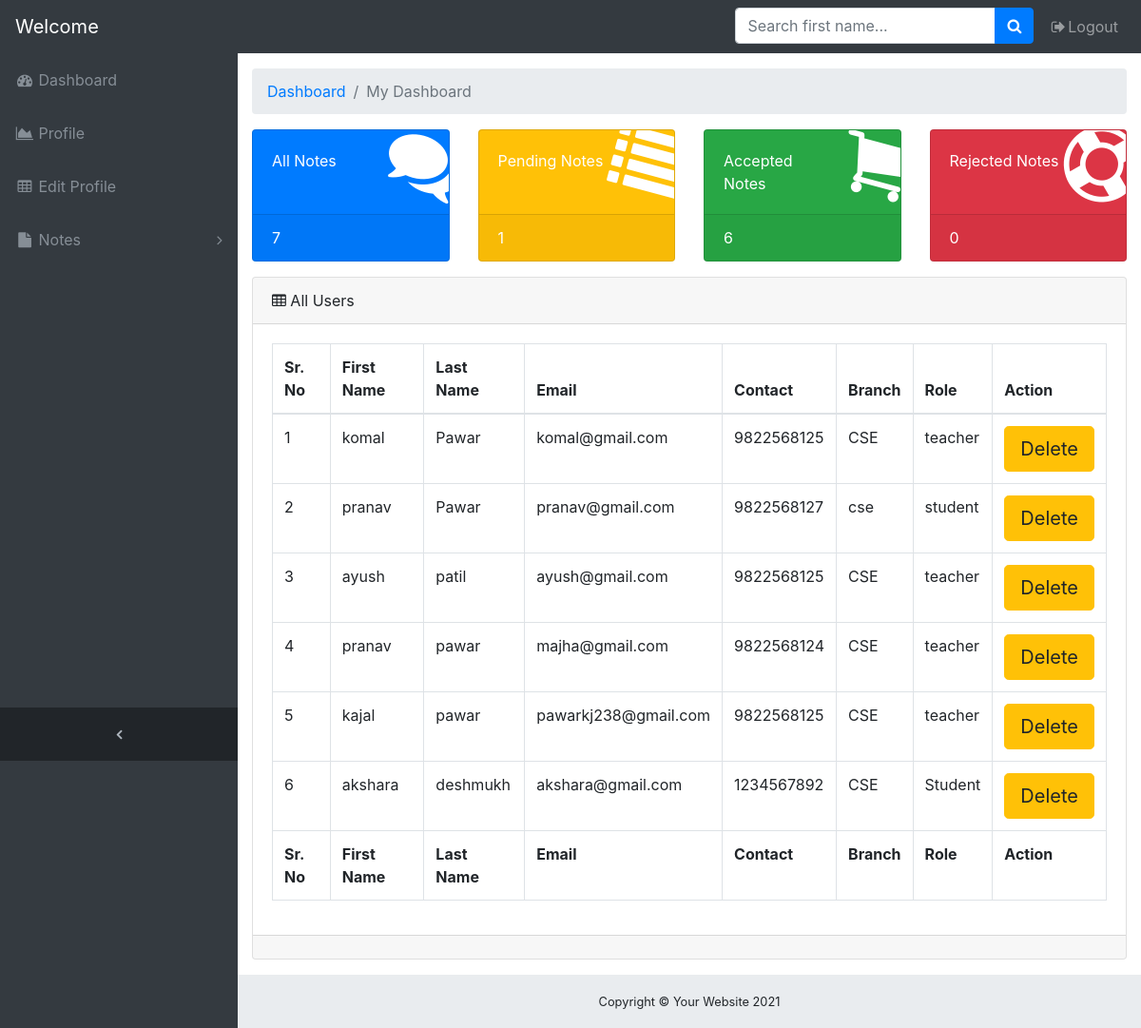
Page /notes/admindashboard/ on the committed database.
### onlinenotes/models.py (models this page shows, shortened)
class signup(models.Model):
    user = models.ForeignKey(User,on_delete=models.CASCADE)
    contact = models.CharField(max_length=10)
    branch = models.CharField(max_length=30)
    role = models.CharField(max_length=30)

### onlinenotes/views.py (the view)
# urls.py: path('admindashboard/',views.admindashboard,name="admindashboard"),
def admindashboard(request):
    alluser = signup.objects.all()
    accept = notes.objects.filter(status='accepted').count()
    all = notes.objects.all().count()
    reject = notes.objects.filter(status='rejected').count()
    pend = notes.objects.filter(status='pending').count()
    context={'alluser':alluser,'accept':accept,'all':all,'reject':reject,'pend':pend}
    return render(request,'onlinenotes/admindashboard.html',context)

### onlinenotes/templates/onlinenotes/admindashboard.html (shortened to what this page needs)
<!DOCTYPE html>
{% load static %}
<html lang="en">
<head>
    <link rel="stylesheet" href="https://stackpath.bootstrapcdn.com/bootstrap/4.5.2/css/bootstrap.min.css">
    <link href="//netdna.bootstrapcdn.com/bootstrap/3.0.0/css/bootstrap-glyphicons.css" rel="stylesheet">
    <link rel="stylesheet" href="https://cdnjs.cloudflare.com/ajax/libs/font-awesome/4.7.0/css/font-awesome.min.css">
    <link rel="stylesheet" href="https://cdn.jsdelivr.net/npm/@fortawesome/fontawesome-free@5.15.3/css/fontawesome.min.css">
    <link rel="stylesheet" href="{% static 'css/admindash.css' %}">
</head>
<body class="fixed-nav sticky-footer bg-dark" id="page-top">
    <nav class="navbar navbar-expand-lg navbar-dark bg-dark fixed-top" id="mainNav">
      <a class="navbar-brand" href="{% url 'profile' user.id %}">Welcome {{user.username}}</a>
      <div class="collapse navbar-collapse" id="navbarResponsive">
        <ul class="navbar-nav navbar-sidenav" id="exampleAccordion">
          <li class="nav-item" data-toggle="tooltip" data-placement="right" title="Dashboard">
            <a class="nav-link" href="{% url 'admindashboard' %}">
              <i class="fa fa-fw fa-dashboard"></i>
              <span class="nav-link-text">Dashboard</span>
            </a>
          </li>
          <li class="nav-item" data-toggle="tooltip" data-placement="right" title="Charts">
            <a class="nav-link" href="{% url 'profile' user.id %}">
              <i class="fa fa-fw fa-area-chart"></i>
              <span class="nav-link-text">Profile</span>
            </a>
          </li>
          <li class="nav-item" data-toggle="tooltip" data-placement="right" title="Tables">
            <a class="nav-link" href="{% url 'editprofile' user.id %}">
              <i class="fa fa-fw fa-table"></i>
              <span class="nav-link-text">Edit Profile</span>
            </a>
          </li>
          <li class="nav-item" data-toggle="tooltip" data-placement="right" title="Components">
            <a class="nav-link nav-link-collapse collapsed" data-toggle="collapse" href="#collapseComponents" data-parent="#exampleAccordion">
              <i class="fa fa-fw fa-file"></i>
              <span class="nav-link-text">Notes</span>
            </a>
          </li>
        </ul>
        <ul class="navbar-nav sidenav-toggler">
          <li class="nav-item">
            <a class="nav-link text-center" id="sidenavToggler">
              <i class="fa fa-fw fa-angle-left"></i>
            </a>
          </li>
        </ul>
        <ul class="navbar-nav ml-auto">
          <li class="nav-item">
            <form class="form-inline my-2 my-lg-0 mr-lg-2" action="{% url 'search' %}" method="get">
              <div class="input-group">
                <input class="form-control" name="subquery" type="text" placeholder="Search first name...">
                <span class="input-group-append">
                  <button class="btn btn-primary" type="submit">
                    <i class="fa fa-search"></i>
                  </button>
                </span>
              </div>
            </form>
          </li>
          <li class="nav-item">
            <a class="nav-link" href="{% url 'logout' %}" data-toggle="modal" data-target="#exampleModal">
              <i class="fa fa-fw fa-sign-out"></i>Logout</a>
          </li>
        </ul>
      </div>
    </nav>
    <div class="content-wrapper">
      <div class="container-fluid">
        <ol class="breadcrumb">
          <li class="breadcrumb-item">
            <a href="{% url 'admindashboard' %}">Dashboard</a>
          </li>
          <li class="breadcrumb-item active">My Dashboard</li>
        </ol>
        <div class="row">
          <div class="col-xl-3 col-sm-6 mb-3">
            <div class="card text-white bg-primary o-hidden h-100">
              <div class="card-body">
                <div class="card-body-icon">
                  <i class="fa fa-fw fa-comments"></i>
                </div>
                <div class="mr-5">All Notes</div>
              </div>
              <a class="card-footer text-white clearfix large z-1" href="{% url 'allnotes' %}">
                <span class="float-left">{{all}}</span>
              </a>
            </div>
          </div>
          <div class="col-xl-3 col-sm-6 mb-3">
            <div class="card text-white bg-warning o-hidden h-100">
              <div class="card-body">
                <div class="card-body-icon">
                  <i class="fa fa-fw fa-list"></i>
                </div>
                <div class="mr-5">Pending Notes</div>
              </div>
              <a class="card-footer text-white clearfix large z-1" href="{% url 'pendingnotes' %}">
                <span class="float-left">{{pend}}</span>
              </a>
            </div>
          </div>
          <div class="col-xl-3 col-sm-6 mb-3">
            <div class="card text-white bg-success o-hidden h-100">
              <div class="card-body">
                <div class="card-body-icon">
                  <i class="fa fa-fw fa-shopping-cart"></i>
                </div>
                <div class="mr-5">Accepted Notes</div>
              </div>
              <a class="card-footer text-white clearfix large z-1" href="{% url 'acceptednotes' %}">
                <span class="float-left">{{accept}}</span>
              </a>
            </div>
          </div>
          <div class="col-xl-3 col-sm-6 mb-3">
            <div class="card text-white bg-danger o-hidden h-100">
              <div class="card-body">
                <div class="card-body-icon">
                  <i class="fa fa-fw fa-support"></i>
                </div>
                <div class="mr-5">Rejected Notes</div>
              </div>
              <a class="card-footer text-white clearfix large z-1" href="{% url 'rejectednotes' %}">
                <span class="float-left">{{reject}}</span>
              </a>
            </div>
          </div>
        </div>
        <div class="card mb-3">
          <div class="card-header">
            <i class="fa fa-table"></i> All Users</div>
          <div class="card-body">
            <div class="table-responsive">
              <table class="table table-bordered" id="dataTable" width="100%" cellspacing="0">
                <thead>
                  <tr>
                    <th>Sr. No</th>
                    <th>First Name</th>
                    <th>Last Name</th>
                    <th>Email</th>
                    <th>Contact</th>
                    <th>Branch</th>
                    <th>Role</th>
                    <th>Action</th>
                  </tr>
                </thead>
                <tfoot>
                  <tr>
                    <th>Sr. No</th>
                    <th>First Name</th>
                    <th>Last Name</th>
                    <th>Email</th>
                    <th>Contact</th>
                    <th>Branch</th>
                    <th>Role</th>
                    <th>Action</th>
                  </tr>
                </tfoot>
                <tbody>
                  {% for i in alluser %}
                    <tr>
                      <td>{{forloop.counter}}</td>
                      <td>{{i.user.first_name}}</td>
                      <td>{{i.user.last_name}}</td>
                      <td>{{i.user.email}}</td>
                      <td>{{i.contact}}</td>
                      <td>{{i.branch}}</td>
                      <td>{{i.role}}</td>
                      <td><form method="POST"><a href="{% url 'delete' i.id %}" class="btn btn-warning btn-lg">Delete</a></form></td>
                    </tr>
                  {% endfor %}
                </tbody>
              </table>
            </div>
          </div>
          <div class="card-footer small text-muted"></div>
        </div>
      </div>
      <footer class="sticky-footer">
        <div class="container">
          <div class="text-center">
            <small>Copyright © Your Website 2021</small>
          </div>
        </div>
      </footer>
    </div>
  </body>
</html>

### onlinenotes/static/css/admindash.css (style rules this page uses)
html { position: relative; min-height: 100%; }
body { overflow-x: hidden; }
body.sticky-footer { margin-bottom: 56px; }
body.sticky-footer .content-wrapper { min-height: calc(100vh - 56px - 56px); }
body.fixed-nav { padding-top: 56px; }
.content-wrapper { min-height: calc(100vh - 56px); padding-top: 1rem; }
.o-hidden { overflow: hidden !important; }
.z-1 { z-index: 1; }
#mainNav .navbar-collapse { overflow: auto; max-height: 75vh; }
#mainNav .navbar-collapse .navbar-nav .nav-item .nav-link { cursor: pointer; }
#mainNav .navbar-collapse .navbar-sidenav .nav-link-collapse:after { float: right; content: '\f107'; font-family: 'FontAwesome'; }
#mainNav .navbar-collapse .navbar-sidenav .nav-link-collapse.collapsed:after { content: '\f105'; }
#mainNav .navbar-collapse .sidenav-toggler { display: none; }
@media (min-width: 992px) { #mainNav .navbar-brand { width: 250px; } }
@media (min-width: 992px) { #mainNav .navbar-collapse { overflow: visible; max-height: none; } }
@media (min-width: 992px) { #mainNav .navbar-collapse .navbar-sidenav { position: absolute; top: 0; left: 0; -webkit-flex-direction: column; -ms-flex-direction: column; flex-direction: column; margin-top: 56px; } }
@media (min-width: 992px) { #mainNav .navbar-collapse .navbar-sidenav > .nav-item { width: 250px; padding: 0; } }
@media (min-width: 992px) { #mainNav .navbar-collapse .navbar-sidenav > .nav-item > .nav-link { padding: 1em; } }
#mainNav.fixed-top .sidenav-toggler { display: none; }
@media (min-width: 992px) { #mainNav.fixed-top .navbar-sidenav { height: calc(100vh - 112px); } }
@media (min-width: 992px) { #mainNav.fixed-top .sidenav-toggler { position: absolute; top: 0; left: 0; display: flex; -webkit-flex-direction: column; -ms-flex-direction: column; flex-direction: column; margin-top: calc(100vh - 56px); } }
@media (min-width: 992px) { #mainNav.fixed-top .sidenav-toggler > .nav-item { width: 250px; padding: 0; } }
@media (min-width: 992px) { #mainNav.fixed-top .sidenav-toggler > .nav-item > .nav-link { padding: 1em; } }
#mainNav.fixed-top.navbar-dark .sidenav-toggler { background-color: #212529; }
#mainNav.fixed-top.navbar-dark .sidenav-toggler a i { color: #adb5bd; }
.content-wrapper { overflow-x: hidden; background: white; }
@media (min-width: 992px) { .content-wrapper { margin-left: 250px; } }
#sidenavToggler i { font-weight: 800; }
#mainNav.navbar-dark .navbar-collapse .navbar-sidenav .nav-link-collapse:after { color: #868e96; }
#mainNav.navbar-dark .navbar-collapse .navbar-sidenav > .nav-item > .nav-link { color: #868e96; }
@media (min-width: 992px) { #mainNav.navbar-dark .navbar-collapse .navbar-sidenav { background: #343a40; } }
.card-body-icon { position: absolute; z-index: 0; top: -25px; right: -25px; font-size: 5rem; -webkit-transform: rotate(15deg); -ms-transform: rotate(15deg); transform: rotate(15deg); }
footer.sticky-footer { position: absolute; right: 0; bottom: 0; width: 100%; height: 56px; background-color: #e9ecef; line-height: 55px; }
@media (min-width: 992px) { footer.sticky-footer { width: calc(100% - 250px); } }

### rows in the picture
signup: user.first_name "komal", user.last_name "Pawar", user.email "komal@gmail.com", contact "9822568125", branch "CSE", role "teacher"
signup: user.first_name "pranav", user.last_name "Pawar", user.email "pranav@gmail.com", contact "9822568127", branch "cse", role "student"
signup: user.first_name "ayush", user.last_name "patil", user.email "ayush@gmail.com", contact "9822568125", branch "CSE", role "teacher"
signup: user.first_name "pranav", user.last_name "pawar", user.email "majha@gmail.com", contact "9822568124", branch "CSE", role "teacher"
signup: user.first_name "kajal", user.last_name "pawar", user.email "pawarkj238@gmail.com", contact "9822568125", branch "CSE", role "teacher"
signup: user.first_name "akshara", user.last_name "deshmukh", user.email "akshara@gmail.com", contact "1234567892", branch "CSE", role "Student"

### other values in the picture
{{ all }} "7"
{{ pend }} "1"
{{ accept }} "6"
{{ reject }} "0"
